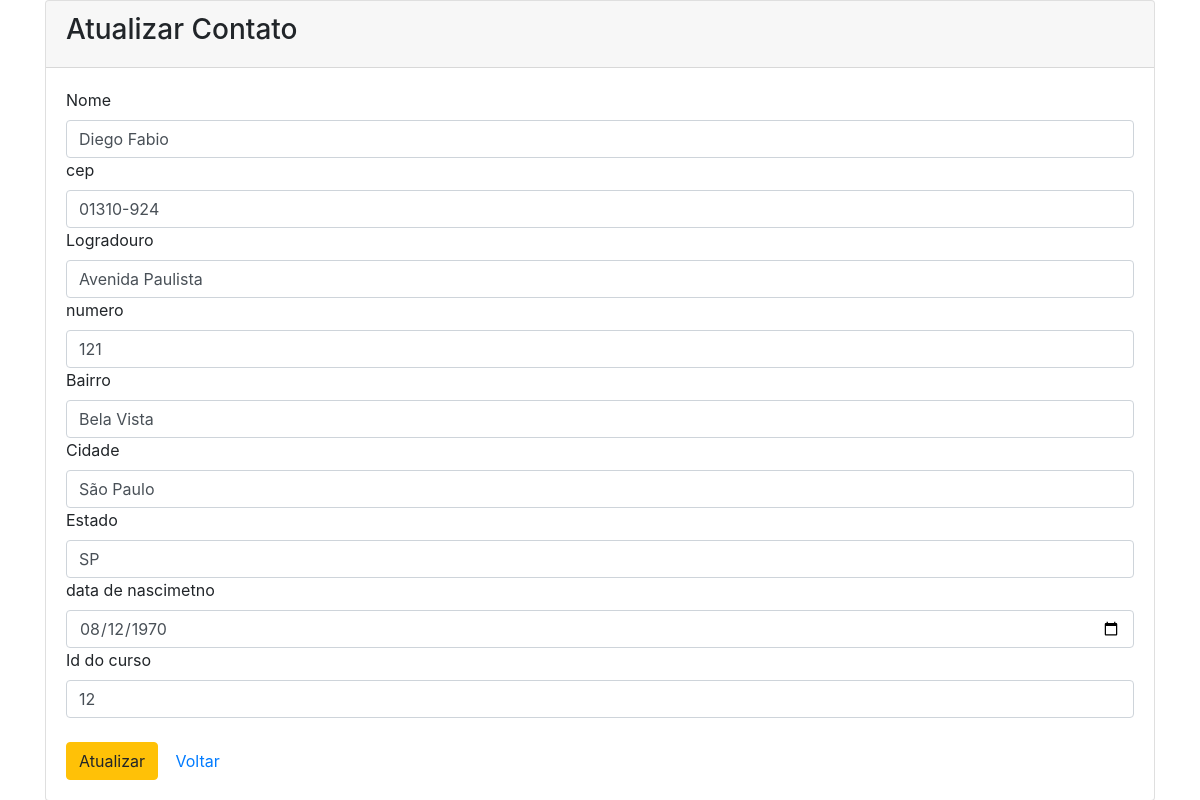
The page /aluno/update.php?id_aluno=27 on the database its author committed.
### tables this page shows
CREATE TABLE IF NOT EXISTS `pessoa` (
  `id_aluno` int(11) UNSIGNED NOT NULL AUTO_INCREMENT,
  `nome` varchar(50) NOT NULL,
  `logradouro` varchar(80) NOT NULL,
  `numero` varchar(35) NOT NULL,
  `bairro` varchar(40) NOT NULL,
  `cidade` varchar(80) NOT NULL,
  `estado` varchar(80) NOT NULL,
  `cep` varchar(80) NOT NULL,
  `data_nascimento` date DEFAULT NULL,
  `id_curso` varchar(100) NOT NULL,
  `data_criacao` datetime DEFAULT NULL,
  PRIMARY KEY (`id_aluno`)
);

### aluno/update.php (the view, shortened to what this page needs)
<?php
	$id = null;
	if ( !empty($_GET['id_aluno']))
            {
		$id = $_REQUEST['id_aluno'];
            }
	if ( !empty($_POST))
            {
                $nomeErro = null;
                $logradouroErro = null;
                $numeroErro = null;
                $bairroErro = null;
                $cidadeErro = null;
                $estadoErro = null;
                $cepErro = null;
                $dataNascimentoErro = null;
                $idCursoErro = null;
                $nome = $_POST['nome'];
                $logradouro = $_POST['logradouro'];
                $numero = $_POST['numero'];
                $bairro = $_POST['bairro'];
                $cidade = $_POST['cidade'];
                $estado = $_POST['estado'];
                $cep = $_POST['cep'];
                $dataNascimento = $_POST['dataNascimento'];
                $idCurso = $_POST['idCurso'];
		$validacao = true;
		if (empty($nome))
                {
                    $nomeErro = 'Por favor preenche o campo!';
                    $validacao = false;
                }
		if (empty($logradouro))
                {
                    $logradouro = 'Por favor preenche o campo!';
                    $validacao = false;
		}
                if (empty($numero))
                {
                    $numero = 'Por favor preenche o campo!';
                    $validacao = false;
		}
                if (empty($bairro))
                {
                    $bairro = 'Por favor preenche o campo!';
                    $validacao = false;
        }
        if (empty($cidade))
                {
                    $cidade = 'Por favor preenche o campo!';
                    $validacao = false;
                }
		if (empty($estado))
                {
                    $estado = 'Por favor preenche o campo!';
                    $validacao = false;
		}
                if (empty($cep))
                {
                    $cep = 'Por favor preenche o campo!';
                    $validacao = false;
		}
                if (empty($dataNascimento))
                {
                    $dataNascimento = 'Por favor preenche o campo!';
                    $validacao = false;
        }
        if (empty($idCurso))
                {
                    $idCurso = 'Por favor preenche o campo!';
                    $validacao = false;
		}
		if ($validacao)
                {
                    $pdo = Banco::conectar();
                    $pdo->setAttribute(PDO::ATTR_ERRMODE, PDO::ERRMODE_EXCEPTION);
                    $sql = "UPDATE pessoa  set nome = ?, logradouro = ?, numero = ?, bairro = ?, cidade = ?, estado = ?, cep = ?, data_nascimento = ?, id_curso = ? WHERE id_aluno = ?";
                    $q = $pdo->prepare($sql);
                    $q->execute(array($nome,$logradouro,$numero,$bairro,$cidade,$estado,$cep,$dataNascimento,$idCurso,$id));
                    Banco::desconectar();
                    header("Location: index.php");
		}
	}
        else
            {
                $pdo = Banco::conectar();
		$pdo->setAttribute(PDO::ATTR_ERRMODE, PDO::ERRMODE_EXCEPTION);
		$sql = "SELECT * FROM pessoa where id_aluno = ?";
		$q = $pdo->prepare($sql);
		$q->execute(array($id));
		$data = $q->fetch(PDO::FETCH_ASSOC);
        $nome = $data['nome'];
        $logradouro = $data['logradouro'];
        $numero = $data['numero'];
		$bairro = $data['bairro'];
		$cidade = $data['cidade'];
        $estado = $data['estado'];
        $cep = $data['cep'];
        $dataNascimento = $data['data_nascimento'];
        $idCurso = $data['id_curso'];
	}
?>
    <!DOCTYPE html>
    <html lang="pt-br">
    <head>
        <link rel="stylesheet" href="../assets/css/bootstrap.min.css">
    </head>
    <body>
        <div class="container">
            <div class="span10 offset1">
							<div class="card">
								<div class="card-header">
                    <h3 class="well"> Atualizar Contato </h3>
                </div>
								<div class="card-body">
                <form class="form-horizontal" action="update.php?id_aluno=<?php echo $id?>" method="post">
                    <div class="control-group <?php echo !empty($nomeErro)?'error':'';?>">
                        <label class="control-label">Nome</label>
                        <div class="controls">
                            <input name="nome" class="form-control" size="50" type="text" placeholder="Nome" value="<?php echo !empty($nome)?$nome:'';?>">
                        </div>
                    </div>
                    <div class="control-group <?php echo !empty($cep)?'error':'';?>">
                        <label class="control-label">cep</label>
                        <div class="controls">
                            <input name="cep" class="form-control" id="cep" size="40" type="text" placeholder="Cep" value="<?php echo !empty($cep)?$cep:'';?>">
                        </div>
                    </div>
                    <div class="control-group <?php echo !empty($logradouroErro)?'error':'';?>">
                        <label class="control-label">Logradouro</label>
                        <div class="controls">
                            <input name="logradouro" class="form-control" id="rua" size="80" type="text" placeholder="Logradouro" value="<?php echo !empty($logradouro)?$logradouro:'';?>">
                        </div>
                    </div>
                    <div class="control-group <?php echo !empty($numeroErro)?'error':'';?>">
                        <label class="control-label">numero</label>
                        <div class="controls">
                            <input name="numero" class="form-control" size="30" type="text" placeholder="numero" value="<?php echo !empty($numero)?$numero:'';?>">
                        </div>
                    </div>
                    <div class="control-group <?php echo !empty($bairro)?'error':'';?>">
                        <label class="control-label">Bairro</label>
                        <div class="controls">
                            <input name="bairro" class="form-control" id="bairro" size="40" type="text" placeholder="Bairro" value="<?php echo !empty($bairro)?$bairro:'';?>">
                        </div>
                    </div>
                    <div class="control-group <?php echo !empty($cidade)?'error':'';?>">
                        <label class="control-label">Cidade</label>
                        <div class="controls">
                            <input name="cidade" class="form-control" id="cidade" size="40" type="text" placeholder="Cidade" value="<?php echo !empty($cidade)?$cidade:'';?>">
                        </div>
                    </div>
                    <div class="control-group <?php echo !empty($estado)?'error':'';?>">
                        <label class="control-label">Estado</label>
                        <div class="controls">
                            <input name="estado" id="uf" class="form-control" size="40" type="text" placeholder="Estado" value="<?php echo !empty($estado)?$estado:'';?>">
                        </div>
                    </div>
                    <div class="control-group <?php echo !empty($dataNascimento)?'error':'';?>">
                        <label class="control-label">data de nascimetno</label>
                        <div class="controls">
                            <input name="dataNascimento" class="form-control" size="40" type="date" value="<?php echo !empty($dataNascimento)?$dataNascimento:'';?>">
                        </div>
                    </div>
                    <div class="control-group <?php echo !empty($idCurso)?'error':'';?>">
                        <label class="control-label">Id do curso</label>
                        <div class="controls">
                            <input name="idCurso" class="form-control" size="40" type="text" placeholder="Id do curso" value="<?php echo !empty($idCurso)?$idCurso:'';?>">
                        </div>
                    </div>
                    <br/>
                    <div class="form-actions">
                        <button type="submit" class="btn btn-warning">Atualizar</button>
                        <a href="index.php" type="btn" class="btn btn-default">Voltar</a>
                    </div>
                </form>
							</div>
						</div>
            </div>
        </div>
    </body>
    </html>

### rows shown on the page
pessoa: nome "Diego Fabio", cep "01310-924", logradouro "Avenida Paulista", numero "121", bairro "Bela Vista", cidade "São Paulo", estado "SP", dataNascimento "08/12/1970", idCurso "12"
